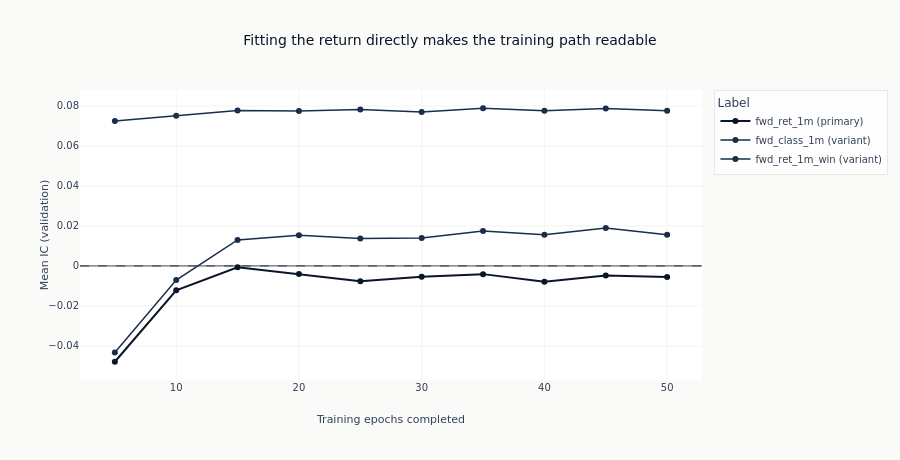

The notebook cell saved with this chart:
### Markdown cell above
### What more training does

Each line traces one label's out-of-sample IC as epochs are added, and the shape to read is where
it reaches its highest point.

This is the one member of the family where the objective and this axis measure the same kind of
thing - the network is fitted against the return and scored on how it ranks the return - so a
line that turns down is the ordinary story of a model beginning to fit its training window rather
than the objective-versus-metric gap that
[`08c_stochastic_discount_factor`](08c_stochastic_discount_factor.ipynb) has by construction.
That makes this the cleanest checkpoint path in the family to read, and the right one to compare
the others against.

### Code cell
curves = catalog.filter("full_coverage").sort("label", "checkpoint_value")
fig = go.Figure()
for label in panel_labels:
    series = curves.filter(pl.col("label") == label).sort("checkpoint_value")
    fig.add_trace(
        go.Scatter(
            x=series.get_column("checkpoint_value").to_list(),
            y=series.get_column("ic_mean").to_list(),
            mode="lines+markers",
            name=f"{label} ({'primary' if label == primary else 'variant'})",
            line=dict(
                color=COLORS["blue"] if label == primary else COLORS["slate"],
                width=2 if label == primary else 1.5,
            ),
            marker=dict(size=6),
        )
    )
fig.add_hline(y=0, line_width=1, line_dash="dash", line_color=COLORS["neutral"])
fig.update_xaxes(title_text="Training epochs completed")
fig.update_yaxes(title_text="Mean IC (validation)")
fig.update_layout(
    title="Fitting the return directly makes the training path readable",
    height=460,
    width=900,
    margin=dict(t=90),
    legend=dict(title_text="Label"),
)
# Where each line peaks is a fact about the frame, so the alt text counts it rather than asserting
# a shape the next run may not reproduce.
peaks = (
    curves.group_by("label")
    .agg(
        peak_checkpoint=pl.col("checkpoint_value").sort_by("ic_mean", descending=True).first(),
        first_checkpoint=pl.col("checkpoint_value").min(),
        last_checkpoint=pl.col("checkpoint_value").max(),
    )
    .sort("label")
)
peak_text = "; ".join(
    f"{row['label']} peaks at epoch {row['peak_checkpoint']} of "
    f"{row['first_checkpoint']} to {row['last_checkpoint']}"
    for row in peaks.iter_rows(named=True)
)
show_plotly_with_alt(
    fig,
    "Line chart of mean validation information coefficient against training epochs completed, one "
    "line per label with a marker at each declared checkpoint: the primary target in dark navy and "
    f"the two variants in slate, over a dashed zero line. Counted from the frame: {peak_text}.",
)

### Figure 1 — Plotly figure (JSON) as saved in the notebook; plotly's stock layout.template omitted (floating-point values rounded to 4 significant figures)
{"data": [{"line": {"color": "#0a1628", "width": 2}, "marker": {"size": 6}, "mode": "lines+markers", "name": "fwd_ret_1m (primary)", "type": "scatter", "x": [5, 10, 15, 20, 25, 30, 35, 40, 45, 50], "y": [-0.0479, -0.01222, -0.0007033, -0.004088, -0.007694, -0.005459, -0.004099, -0.007914, -0.004781, -0.005581]}, {"line": {"color": "#1a2d4a", "width": 1.5}, "marker": {"size": 6}, "mode": "lines+markers", "name": "fwd_class_1m (variant)", "type": "scatter", "x": [5, 10, 15, 20, 25, 30, 35, 40, 45, 50], "y": [0.07245, 0.07512, 0.07771, 0.07744, 0.07819, 0.07693, 0.07883, 0.07759, 0.07872, 0.07762]}, {"line": {"color": "#1a2d4a", "width": 1.5}, "marker": {"size": 6}, "mode": "lines+markers", "name": "fwd_ret_1m_win (variant)", "type": "scatter", "x": [5, 10, 15, 20, 25, 30, 35, 40, 45, 50], "y": [-0.04329, -0.007071, 0.01301, 0.01532, 0.01367, 0.01393, 0.01746, 0.01554, 0.01894, 0.0156]}], "layout": {"height": 460, "legend": {"title": {"text": "Label"}}, "margin": {"t": 90}, "shapes": [{"line": {"color": "#334155", "dash": "dash", "width": 1}, "type": "line", "x0": 0, "x1": 1, "xref": "x domain", "y0": 0, "y1": 0, "yref": "y"}], "title": {"text": "Fitting the return directly makes the training path readable"}, "width": 900, "xaxis": {"title": {"text": "Training epochs completed"}}, "yaxis": {"title": {"text": "Mean IC (validation)"}}}}
